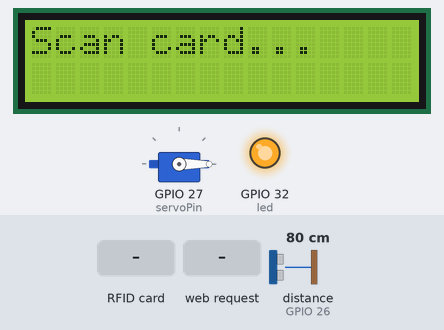
The sketch below on a simulated ESP32. On the bench: servo, 16×2 character LCD, output pins drawn as LEDs (lit = HIGH). Wiring (inferred from the names in the program): ultrasonic range finder: trigger GPIO 25; echo GPIO 26. The inputs (shaded band) are chosen by the test bench; at power-on: distance to the obstacle (sensor on GPIO 26) 80 cm. The echo pulse lasts 58.3 µs per cm; pins used as bus, display or sensor lines are not drawn; what the sketch prints to the serial monitor is not drawn.

Above: at 1.3 s.
1.4 s: distance to the obstacle (sensor on GPIO 26) set to 12 cm
2.9 s: distance to the obstacle (sensor on GPIO 26) set to 9 cm
At 5.4 s:
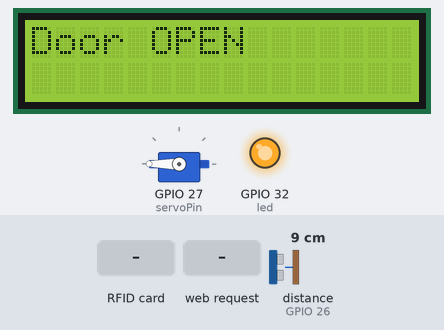
5.7 s: RFID card 12 34 56 78 held to the reader
At 7.0 s:
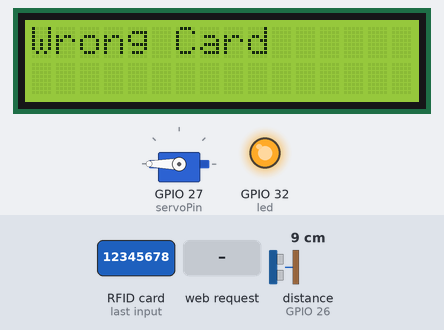
8.7 s: HTTP request GET /off received
At 9.7 s:
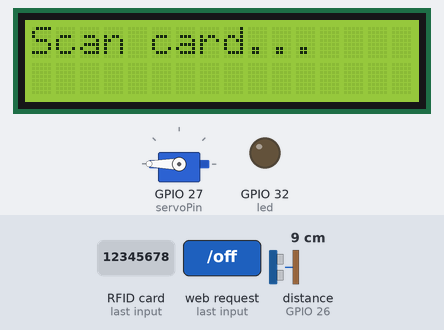
11.7 s: distance to the obstacle (sensor on GPIO 26) set to 18 cm
At 13.6 s:
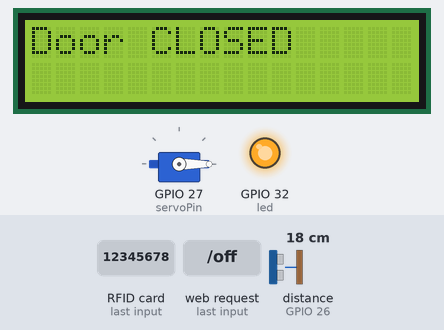
14.2 s: RFID card 5E 7A 19 C4 held to the reader
At 14.9 s:
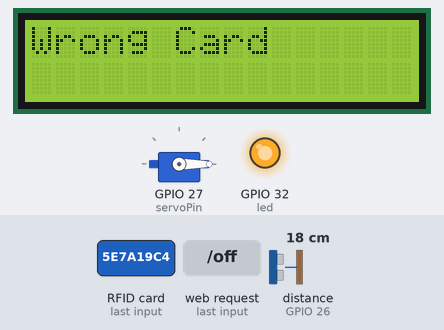
Timing chart, 0 to 17.2 s (numbered marks = the images above; inputs shaded):
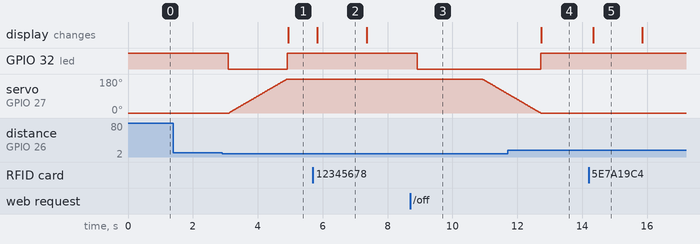

Measured:
- the behaviour switches between 11 and 10 cm on distance to the obstacle (sensor on GPIO 26) (found by bisection; images 0 and 1)
- after the input at 1.4 s, every drawn part: stays the same
- after the input at 2.9 s, GPIO 32 (led): HIGH → LOW after 0.19 s, → HIGH 1.8 s later; servo on GPIO 27 (servoPin): moves from 0° to 180° over 1.8 s, starting after 0.22 s; the display: changes after 2.0 s (image 1)
- after the input at 5.7 s, the display: changes after 0.14 s (image 2)
- after the input at 8.7 s, GPIO 32 (led): HIGH → LOW after 0.21 s; servo on GPIO 27 (servoPin): moves from 180° to 103° over 0.76 s, starting after 2.2 s
- after the input at 11.7 s, GPIO 32 (led): goes on until 12.7 s, then stays HIGH; servo on GPIO 27 (servoPin): goes on until 12.7 s, then stays 0°
- after the input at 14.2 s, the display: changes after 0.14 s (image 5)
- what the display in image 2 shows lasts 1.6 s, from 5.8 s to 7.4 s

The sketch:

Project.ino
```cpp
#include <ESP32Servo.h>
#include <Wire.h>
#include <LiquidCrystal_I2C.h>
#include <SPI.h>
#include <MFRC522.h>
#include <WiFi.h>
#include <WebServer.h>

// ================= WIFI + WEB =================
const char* ssid = "SmartDoor_WIFI";
const char* pass = "12345678";

WebServer server(80);

// ================= LCD =================
LiquidCrystal_I2C lcd(0x27, 16, 2);

// ================= RFID =================
#define SS_PIN 5
#define RST_PIN 17

MFRC522 rfid(SS_PIN, RST_PIN);
String masterUID = "FABA145";

// ================= PIN =================
const int led = 32;
const int trigPin = 25;
const int echoPin = 26;
const int servoPin = 27;

// ================= SERVO =================
Servo doorServo;

// ================= STATE =================
bool doorOpen = false;
bool carDetected = false;
float distance = 0;

// =========================================
//                WEB PAGE
// =========================================
void handleRoot() {
  String html = R"rawliteral(
<!DOCTYPE html>
<html>
<head>
    <title>DOOR Control</title>
</head>
<body>
    <h1> SMART HOME DOOR </h1>

    <input type="password" id="pin" placeholder="Enter PIN">
    <button onclick="login()">LOGIN</button>

    <br><br>

    <div id="doorControl" style="display:none;">
        <button onclick="doorOn()">DOOR ON</button>
        <br><br>
        <button onclick="doorOff()">DOOR OFF</button>
    </div>

    <p id="message"></p>

<script>
    const correctPIN = "1234";
    let isLoggedIn = false;

    function login() {
        let pin = document.getElementById("pin").value;
        let msg = document.getElementById("message");

        if (pin === correctPIN) {
            isLoggedIn = true;
            document.getElementById("doorControl").style.display = "block";
            msg.innerText = "Login success";
        } else {
            msg.innerText = "Wrong PIN";
        }
    }

    function doorOn() {
        if (!isLoggedIn) {
            alert("Please login first");
            return;
        }

        fetch("/on");
    }

    function doorOff() {
        if (!isLoggedIn) {
            alert("Please login first");
            return;
        }

        fetch("/off");
    }
</script>
</body>
</html>
)rawliteral";

  server.send(200, "text/html", html);
}

// =========================================
//            DISTANCE SENSOR
// =========================================
float readDistance() {
  long duration;

  digitalWrite(trigPin, LOW);
  delayMicroseconds(2);

  digitalWrite(trigPin, HIGH);
  delayMicroseconds(10);
  digitalWrite(trigPin, LOW);

  duration = pulseIn(echoPin, HIGH);

  return duration * 0.034 / 2;
}

// =========================================
//              DOOR CONTROL
// =========================================
void moCua() {
  // Nếu cửa đang mở thì không làm gì
  if (doorOpen) {
    Serial.println("Door already OPEN");
    return;
  }

  digitalWrite(led, LOW);
  Serial.println("Opening door...");

  for (int angle = 0; angle <= 180; angle++) {
    doorServo.write(angle);
    delay(10);
  }

  doorOpen = true;
  digitalWrite(led, HIGH);

  lcd.clear();
  lcd.setCursor(0, 0);
  lcd.print("Door OPEN");
}

void dongCua() {
  digitalWrite(led, LOW);
  delay(2000);
  // Nếu cửa đang đóng thì không làm gì
  if (!doorOpen) {
    Serial.println("Door already CLOSED");
    return;
  }
  Serial.println("Closing door...");

  for (int angle = 180; angle >= 0; angle--) {
    doorServo.write(angle);
    delay(10);
  }

  doorOpen = false;
  digitalWrite(led, HIGH);

  lcd.clear();
  lcd.setCursor(0, 0);
  lcd.print("Door CLOSED");
}

// =========================================
//                RFID
// =========================================
String readCardUID() {
  if (!rfid.PICC_IsNewCardPresent()) return "";
  if (!rfid.PICC_ReadCardSerial()) return "";

  String uid = "";

  for (byte i = 0; i < rfid.uid.size; i++) {
    uid += String(rfid.uid.uidByte[i], HEX);
  }

  uid.toUpperCase();
  return uid;
}

bool checkCard(String uid) {
  return uid == masterUID;
}

void handleRFID() {
  String uid = readCardUID();

  if (uid == "") return;

  Serial.print("UID: ");
  Serial.println(uid);

//Neu UID dung he thong cho phep truy cap
  if (checkCard(uid)) {
    // Quét lần 1 neu UID dung -> mở
    if (!doorOpen) {
      lcd.clear();
      lcd.setCursor(0, 0);
      lcd.print("Access OK");
      lcd.setCursor(0, 1);
      lcd.print("Opening...");
      moCua();
    } else { // Quét lần 2 -> đóng
      lcd.clear();
      lcd.setCursor(0, 0);
      lcd.print("Scan Again");
      lcd.setCursor(0, 1);
      lcd.print("Closing...");
      dongCua();
    }
  } else {
    lcd.clear();
    lcd.setCursor(0, 0);
    lcd.print("Wrong Card");
    Serial.println("Wrong");
  }

  delay(1500);

  lcd.clear();
  lcd.setCursor(0, 0);
  lcd.print("Scan card...");
}

// =========================================
//                SETUP
// =========================================
void setup() {
  Serial.begin(115200);

  pinMode(led, OUTPUT);
  digitalWrite(led, HIGH);

  pinMode(trigPin, OUTPUT);
  pinMode(echoPin, INPUT);

  doorServo.attach(servoPin);
  doorServo.write(0);

  lcd.init();
  lcd.backlight();
  lcd.setCursor(0, 0);
  lcd.print("Scan card...");

  SPI.begin();
  rfid.PCD_Init();

  WiFi.softAP(ssid, pass);
  Serial.println(WiFi.softAPIP());

  server.on("/", handleRoot);
  server.on("/on", moCua);
  server.on("/off", dongCua);
  server.begin();
}

// =========================================
//                 LOOP
// =========================================
void loop() {
  server.handleClient();

  distance = readDistance();

  Serial.print("Distance: ");
  Serial.println(distance);

  // Xe tới -> mở
  if (distance < 10) {
    carDetected = true;

    if (!doorOpen) {
      moCua();
    }
  }

  // Xe đi qua -> đóng
  if (distance >= 12 && doorOpen && carDetected) {
    dongCua();
    carDetected = false;
  }

  handleRFID();

  delay(200);
}
```
